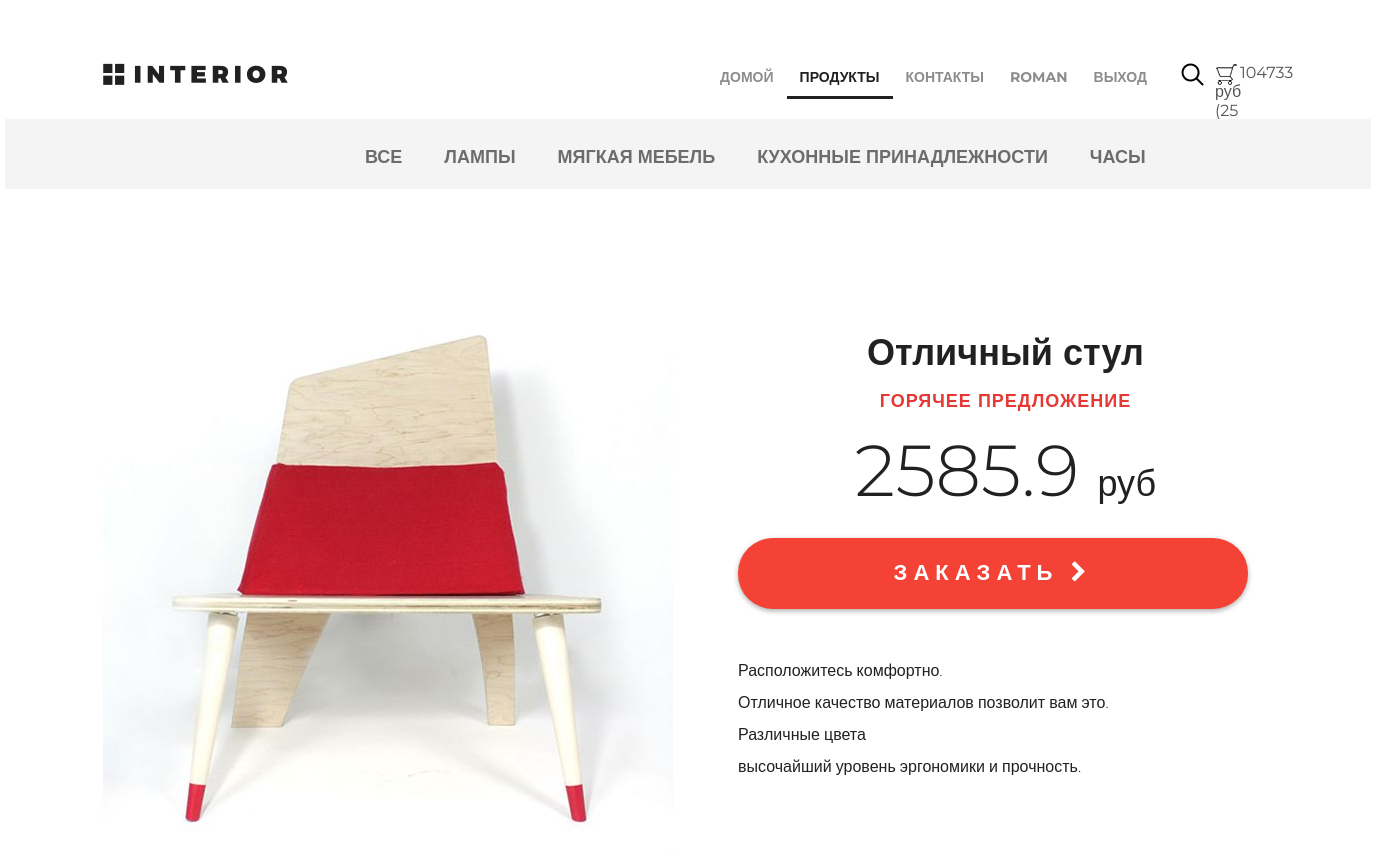
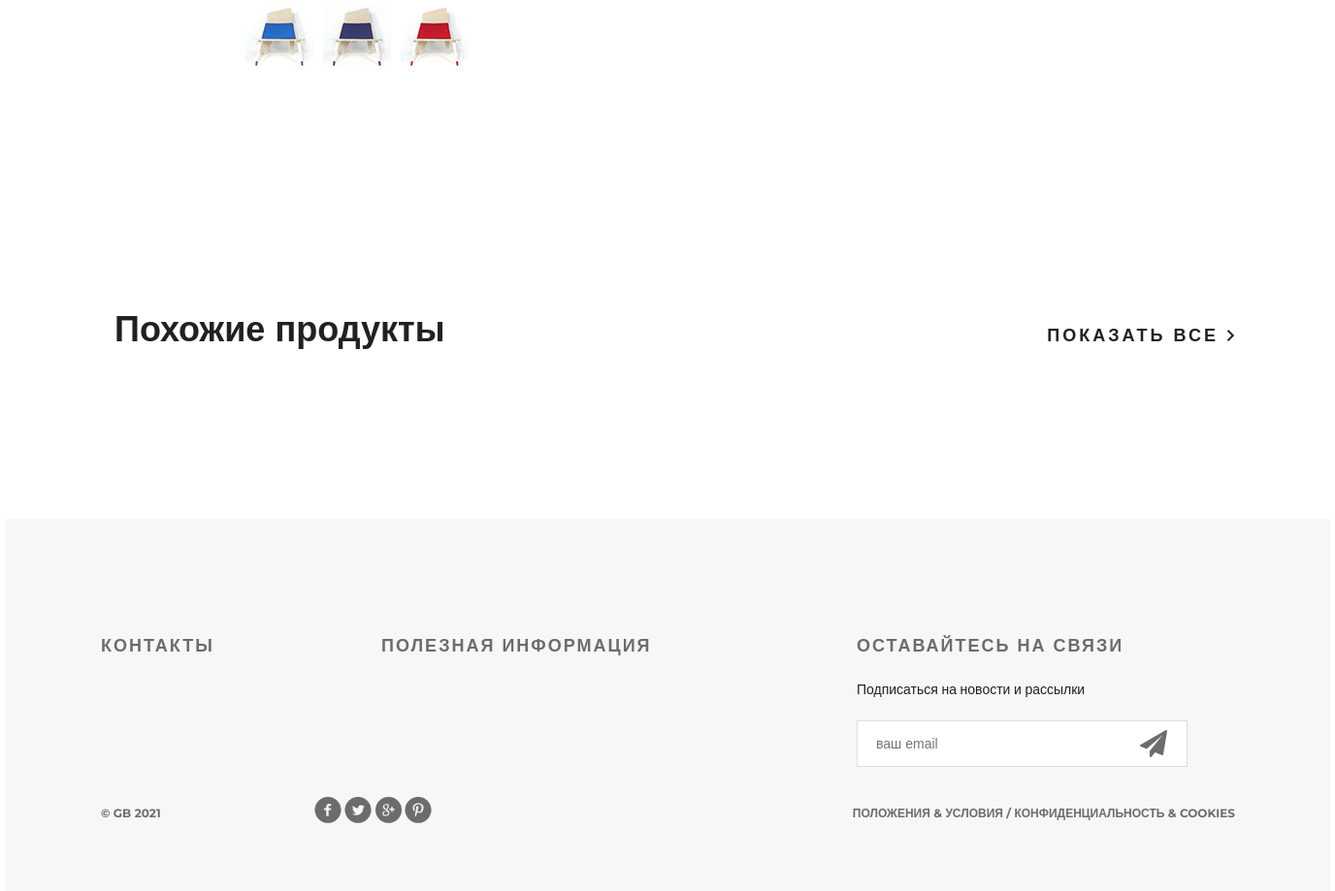
The page /products/ (signed in) on the database its author committed (2 pictures, top to bottom).
### authapp/models.py (models this page shows)
class ShopUser(AbstractUser):
    avatar = models.ImageField(upload_to='users_avatars', blank=True)
    age = models.PositiveSmallIntegerField(verbose_name='возраст')

### basketapp/models.py (models this page shows)
class Basket(models.Model):
    user = models.ForeignKey(settings.AUTH_USER_MODEL, on_delete=models.CASCADE, related_name='basket')
    product = models.ForeignKey(Product, on_delete=models.CASCADE)
    quantity = models.PositiveSmallIntegerField(verbose_name='количество', default=0)
    add_datetime = models.DateTimeField(auto_now_add=True, verbose_name='время')
    @property
    def product_cost(self):
        return self.product.price * self.quantity
    @property
    def total_quantity(self):
        _item = Basket.objects.filter(user=self.user)
        _total_quantity = sum(list(map(lambda x: x.quantity, _item)))
        return _total_quantity
    @property
    def total_cost(self):
        _item = Basket.objects.filter(user=self.user)
        _total_cost = sum(list(map(lambda x: x.product_cost, _item)))
        return _total_cost

### mainapp/models.py (models this page shows, shortened)
class Product(models.Model):
    category = models.ForeignKey(ProductCategory, on_delete=models.CASCADE)
    name = models.CharField(verbose_name='наименование продука', max_length=128)
    image = models.ImageField(upload_to='product_images', blank=True)
    short_desc = models.CharField(verbose_name='кратокое описание продукта', max_length=60, blank=True)
    description = models.TextField(verbose_name='описание продукта', blank=True)
    price = models.DecimalField(verbose_name='цена продукта', max_digits=8, decimal_places=2, default=0)
    quantity = models.PositiveIntegerField(verbose_name='количество на складе', default=0)

class ProductCategory(models.Model):
    name = models.CharField(verbose_name='наиментование категории', max_length=64, unique=True)
    description = models.TextField(verbose_name='описание категории', blank=True)
    create_dt = models.DateTimeField(verbose_name='дата создания категории', auto_now_add=True)

### mainapp/views.py (the view, shortened to what this page needs)
# urls.py: path('products/', include('mainapp.urls', namespace='products')),
def products(request, pk=None):
    links_menu = ProductCategory.objects.all()
    title = 'продукты'
    basket = get_basket(request.user)
    hot_product = get_hot_product()
    content = {
        'title': 'Продукты',
        'links_menu': links_menu,
        'hot_product': hot_product,
        'same_products': get_same_products(hot_product),
        'basket': basket,
    }
    return render(request, 'mainapp/products.html', content)

### mainapp/views.py (called while the page is built)
def get_basket(user):
    if user.is_authenticated:
        return Basket.objects.filter(user=user)
    return []

def get_hot_product():
    products = Product.objects.all()
    return random.sample(list(products), 1)[0]

def get_same_products(hot_product):
    return Product.objects.filter(category=hot_product.category).exclude(pk=hot_product.pk)[:3]

### mainapp/templates/mainapp/products.html (shortened to what this page needs)
{% extends 'mainapp/base.html' %}
{% block contant %}
    <div class="hero-white">
        <div class="header clearfix">
            {% include 'mainapp/includes/inc_main_menu.html' %}
        </div>
    </div>
    <div class="details">
        <div class="links clearfix">
            {% include 'mainapp/includes/inc_products_menu.html' %}
        </div>
        <div class="details-products">
            <div class="details-slider">
                <div class="slider-product">
                    <img src="/static/img/slider1.jpg">
                </div>
                <div class="slider-control">
                    <div class="block">
                        <a href="#"><img src="/static/img/controll.jpg" alt="">
                        </a>
                    </div>
                    <div class="block">
                        <a href="#"><img src="/static/img/controll1.jpg" alt="">
                        </a>
                    </div>
                    <div class="block">
                        <a href="#"><img src="/static/img/controll2.jpg" alt="">
                        </a>
                    </div>
                </div>
            </div>
            <div class="description">
                <h3 class="big-bold">Отличный стул</h3>
                <h3 class="red">горячее предложение</h3>
                <p class="price"> 2585.9 <span>руб</span></p>
                <a href="#" class="red-button">
                    заказать <i class="fa fa-chevron-right" aria-hidden="true"></i>
                </a>
                <div class="description-text">
                    <p>Расположитесь комфортно.</p>
                    <p>Отличное качество материалов
                        позволит вам это.</p>
                    <p>Различные цвета</p>
                    <p>высочайший уровень
                        эргономики и прочность.</p>
                </div>
            </div>
        </div>
        <div class="related">
            <div class="title clearfix">
                <h2>Похожие продукты</h2>
                <a class="explore" href="#">показать все <img src="/static/img/arrow.png" alt=""></a>
            </div>
        </div>
    </div>
{% endblock %}

### mainapp/templates/mainapp/includes/inc_main_menu.html (shortened to what this page needs)
<a href="/" class="logo"></a>
<ul class="menu">
    <li><a href="{% url 'main' %}"
            >домой</a></li>
    <li><a href="{% url  'products:products' %}"
            {% if request.resolver_match.namespace == 'products'%}
                   class="active"
            {% endif %}>продукты</a></li>
    <li><a href="{% url 'contact' %}"
            >контакты</a></li>
        {% if user.is_authenticated  %}
            <li><a href="{% url 'auth:edit' %}">
                {{ user.first_name|default:"Пользователь" }}
            </a></li>
            <li><a href="{% url 'auth:logout' %}">
                  выход
                </a>
            </li>
            {% else %}
            <li><a href="{% url 'auth:login' %}">
                вход
            </a></li>
            {% endif %}
</ul>
<a href="#" class="search"></a>
<a href="{% url 'basket:view' %}" class="basket">
    <span>
        {% if basket %}
            {{ basket.0.total_cost|floatformat:0 }} руб
            ({{ basket.0.total_quantity }} шт)
        {% endif %}
    </span>
</a>

### mainapp/templates/mainapp/includes/inc_products_menu.html (shortened to what this page needs)
<ul class="links-menu">
   <li><a href={% url 'products:category' 0 %}
           > все </a>
   </li>
    {% for link in links_menu %}
        <li><a href={% url 'products:category' link.pk %}
               >{{ link.name }}</a></li>
    {% endfor %}
</ul>

### static/css/style.css (style rules this page uses)
* { margin: 0; padding: 0; }
body { font-family: 'Montserrat', sans-serif; }
html, body { height: 100%; }
.slider-control .block a img { width: 70px; }
.logo { background-image: url(/static/img/logo.png); margin-top: 63px; width: 185px; height: 22px; float: left; }
.menu { list-style-type: none; margin-top: 67px; float: right; }
.menu li { float: left; }
.menu a { color: #8c8c8c; font-size: 14px; font-weight: 700; text-align: right; text-transform: uppercase; text-decoration: none; padding: 10px 13px; }
.menu .active { color: #212121; font-weight: 700; border-bottom: 3px solid #212121; }
.search { display: block; width: 23px; height: 23px; background-image: url(/static/img/search.png); position: absolute; top: 63px; left: 1176px; }
.basket { display: block; width: 23px; height: 23px; background-image: url(/static/img/basket.png); position: absolute; top: 63px; left: 1210px; text-decoration: none; color: #555; }
.basket span { margin-left: 25px; }
.clearfix:after { content: ""; display: block; clear: both; }
.explore { text-transform: uppercase; color: #212121; font-size: 18px; font-weight: 700; line-height: 24px; text-align: center; float: right; margin-top: 138px; letter-spacing: 3px; text-decoration: none; }
.big-bold { color: #212121; font-size: 36px; font-weight: 700; text-align: left; margin-bottom: 24px; line-height: 36px; }
.title { height: 152px; margin-right: 15px; }
.title h2 { float: left; margin-top: 118px; color: #212121; font-size: 36px; font-weight: 700; text-align: left; margin-left: 15px; }
.red { text-transform: uppercase; color: #e53935; font-size: 18px; font-weight: 700; text-align: left; letter-spacing: 1px; line-height: 17px; margin-bottom: 22px; }
.hero-white { background-color: #fff; height: 119px; padding-left: 98px; padding-right: 211px; position: relative; }
.links { height: 70px; background-color: #f4f4f4; position: relative; padding-left: 360px; }
.links-menu { margin: 27px auto 0px; position: absolute; }
.links-menu li { float: left; list-style-type: none; padding-right: 42px; }
.links-menu li a { text-decoration: none; color: #6c6c6c; font-size: 18px; font-weight: 700; text-transform: uppercase; }
.details-products { padding-left: 98px; padding-right: 98px; margin-top: 98px; height: 651px; }
.details-slider { width: 570px; float: left; margin-right: 30px; }
.slider-product { width: 570px; height: 570px; }
.slider-control { width: 420px; height: 70px; margin: 11px auto 0px; padding-left: 150px }
.slider-control .block { height: 70px; width: 70px; position: relative; float: left; margin-right: 10px; }
.description { width: 535px; float: right; padding-left: 35px }
.description .big-bold { color: #212121; font-size: 36px; font-weight: 700; text-align: center; margin-top: 47px; margin-bottom: 0px; }
.description .red { text-transform: uppercase; color: #e53935; font-size: 18px; font-weight: 700; text-align: center; letter-spacing: 1px; line-height: 17px; margin-top: 23px; margin-bottom: 36px; }
.description .price { color: #212121; font-size: 72px; font-weight: 300; line-height: 48px; text-align: center; }
.description .price span { color: #212121; font-size: 36px; font-weight: 300; line-height: 48px; text-align: center; }
.red-button { display: block; height: 71px; width: 510px; border-radius: 35px; background-color: #f44336; text-align: center; text-transform: uppercase; text-decoration: none; color: #ffffff; font-size: 22px; font-weight: 700; line-height: 24px; box-shadow: 0px 2px 4.85px 0.15px rgba(33, 33, 33, 0.35); line-height: 70px; letter-spacing: 6px; margin-top: 31px; }
.description-text { margin-top: 50px; color: #212121; font-size: 16px; font-weight: 300; line-height: 24px; text-align: left; }
.description-text p { margin-bottom: 0.5em; }
.related { padding: 0px 98px; }
.related .title { height: 343px; margin-right: 0; }
.related .title h2 { margin-top: 245px; }
.related .title .explore { margin-top: 262px; }

### rows shown on the page
ShopUser: first_name "ROMAN"
Basket: user+product+quantity "104733", user+quantity "25"
ProductCategory: name "ЛАМПЫ"
ProductCategory: name "МЯГКАЯ МЕБЕЛЬ"
ProductCategory: name "КУХОННЫЕ ПРИНАДЛЕЖНОСТИ"
ProductCategory: name "ЧАСЫ"
